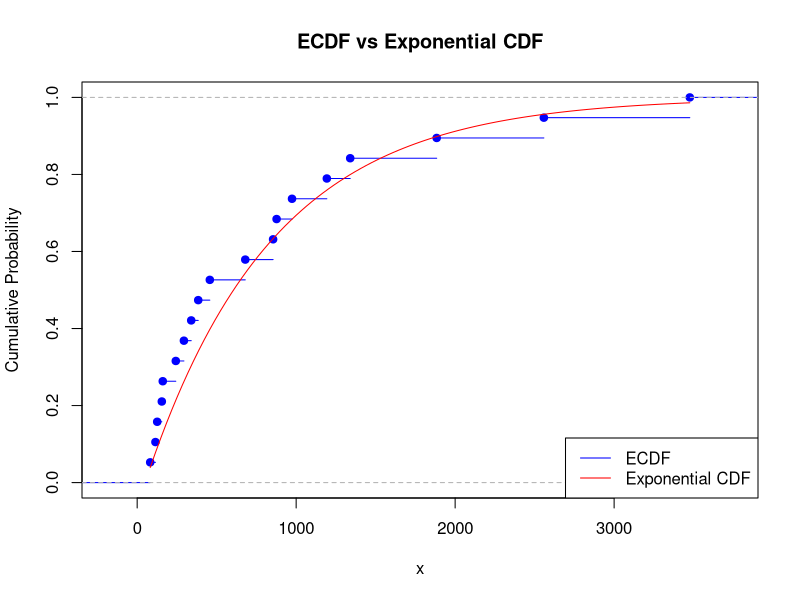
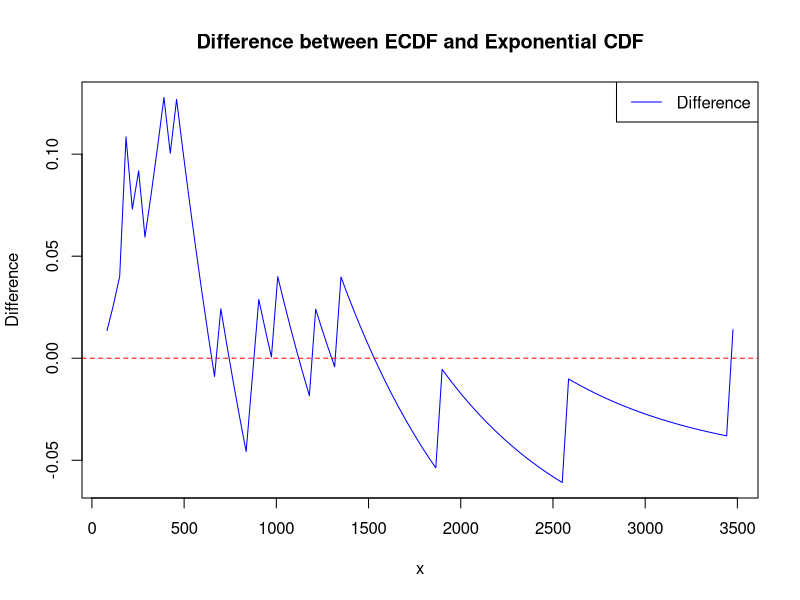
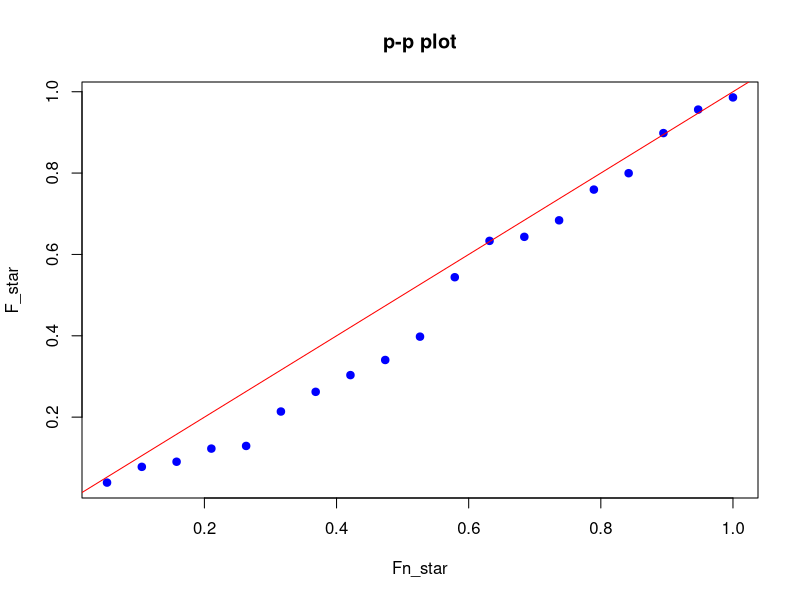

Write the R code that produced these figures, in order.
# Define the data and parameters
B = c(27,82,115,126,155,161,243,294,340,384,457,680,855,877,974,
      1193,1340,1884,2558,3476)
B_t_50 = B[-1]
theta_hat = mean(B_t_50) - 50

# Define the empirical cumulative distribution function (ECDF)
ecdf_function <- ecdf(B_t_50)

# Create a plot of the ECDF
plot(ecdf_function, main="ECDF vs Exponential CDF", xlab="x", ylab="Cumulative Probability", col="blue")

# Define the exponential distribution function
B_dist = function(x) {
  1 - exp(-(x - 50) / theta_hat)
}

# Plot the exponential distribution function
curve(B_dist(x), from = min(B_t_50), to = max(B_t_50), col = "red", add = TRUE)

# Add a legend
legend("bottomright", legend=c("ECDF", "Exponential CDF"), col=c("blue", "red"), lty=1)


# Calculate the difference between the ECDF and the exponential CDF
x_values <- seq(min(B_t_50), max(B_t_50), length.out = 100)
ecdf_values <- ecdf_function(x_values)
exponential_cdf_values <- pexp(x_values - 50, rate = 1 / theta_hat)
difference_values <- ecdf_values - exponential_cdf_values

# Create a plot of the difference
plot(x_values, difference_values, type = "l", col = "blue",
     main = "Difference between ECDF and Exponential CDF",
     xlab = "x", ylab = "Difference")

# Add a horizontal line at y = 0 for reference
abline(h = 0, col = "red", lty = 2)

# Add labels
legend("topright", legend = "Difference", col = "blue", lty = 1)


# Calculate the ECDF values for the data
x_values_data <- sort(B_t_50)

# Calculate the exponential CDF values for the same x-values
exponential_cdf_values <- pexp(x_values_data - 50, rate = 1 / theta_hat)
empirical_values <- seq(1/19, 19/19, by = 1/19)

# Create a scatter plot
plot(empirical_values, exponential_cdf_values,
     xlab = "Fn_star", ylab = "F_star",
     main = "p-p plot",
     col = "blue", pch = 19)

# Add a reference line for y = x
abline(0, 1, col = "red")



